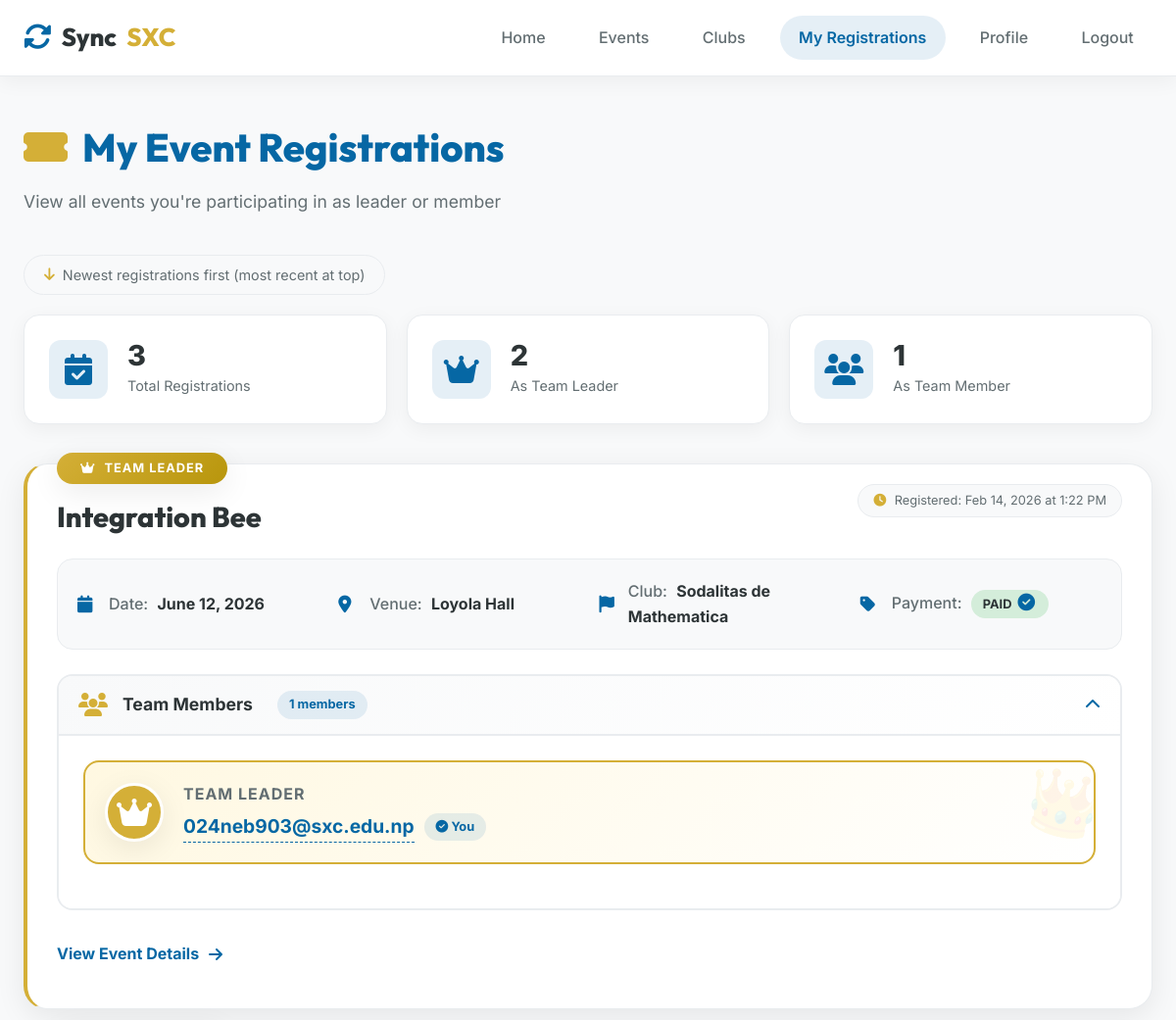
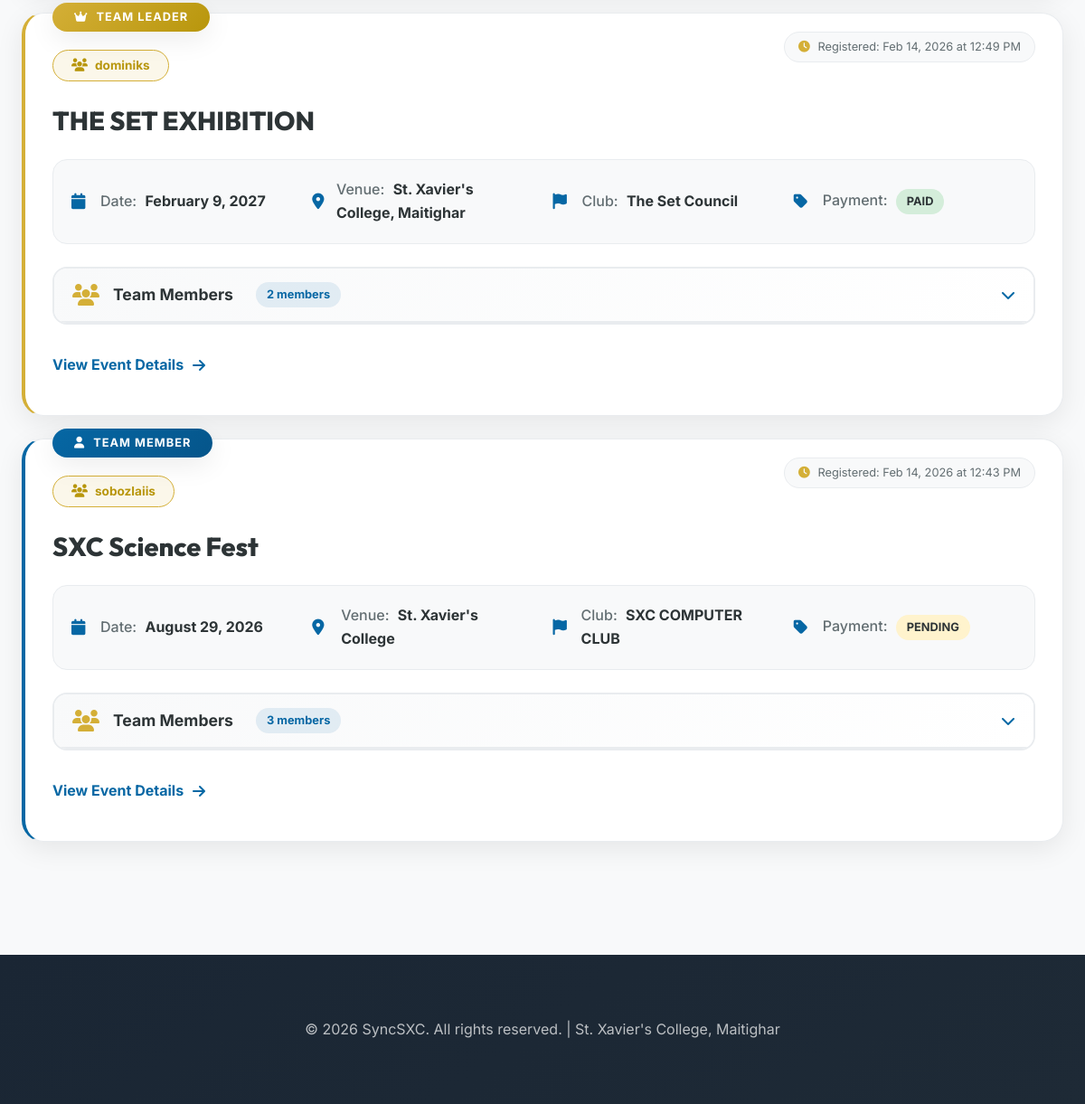
Screenshot of /public/registrations.php (signed in) with the database file from the repository (2 pictures, top to bottom).
### tables this page shows
CREATE TABLE `registrations` (
  `registration_id` int(11) NOT NULL,
  `user_id` int(11) NOT NULL,
  `event_id` int(11) NOT NULL,
  `club_id` int(11) NOT NULL,
  `registration_date` datetime DEFAULT current_timestamp(),
  `status` enum('registered','attended','cancelled','no_show') DEFAULT 'registered',
  `payment_status` enum('pending','paid','free','refunded') DEFAULT 'pending',
  `payment_amount` decimal(10,2) DEFAULT 0.00,
  `team_name` varchar(100) DEFAULT NULL,
  `team_members` longtext DEFAULT NULL CHECK (json_valid(`team_members`)),
  `checked_in_at` datetime DEFAULT NULL,
  `cancelled_at` datetime DEFAULT NULL,
  `cancellation_reason` varchar(255) DEFAULT NULL,
  `notes` text DEFAULT NULL,
  `updated_at` datetime DEFAULT current_timestamp() ON UPDATE current_timestamp()
);

CREATE TABLE `events` (
  `event_id` int(11) NOT NULL,
  `club_id` int(11) NOT NULL,
  `title` varchar(255) NOT NULL,
  `description` text DEFAULT NULL,
  `proposed_date` date DEFAULT NULL COMMENT 'The date requested by the club',
  `real_date` date DEFAULT NULL COMMENT 'The date confirmed by the college admin',
  `venue` varchar(100) DEFAULT 'TBD',
  `is_multistep` tinyint(1) DEFAULT 0 COMMENT '1 if event has sub-categories like Physics, Biology',
  `is_team_event` tinyint(1) DEFAULT 0,
  `min_team_size` int(11) DEFAULT 1,
  `max_team_size` int(11) DEFAULT 1,
  `approval_status` enum('Draft','Pending','Approved','TBD','Rejected') DEFAULT 'Pending',
  `admin_remarks` text DEFAULT NULL,
  `is_published` tinyint(1) DEFAULT 0 COMMENT 'Master switch for visibility on timeline',
  `rulebook_url` varchar(255) DEFAULT NULL,
  `created_at` timestamp NOT NULL DEFAULT current_timestamp(),
  `price` varchar(10) DEFAULT NULL
);

CREATE TABLE `clubs` (
  `id` int(11) NOT NULL,
  `name` varchar(30) NOT NULL,
  `email` varchar(40) NOT NULL,
  `club_code` varchar(10) DEFAULT NULL,
  `description` text DEFAULT NULL,
  `logo_path` varchar(100) DEFAULT NULL
);

### public/registrations.php (the view, shortened to what this page needs)
<?php
require_once '../backend/data.php';
$user_id = $_SESSION['user_id'];
$user_email = $_SESSION['user_email'];
$conn->query("
    UPDATE registrations r
    JOIN events e ON r.event_id = e.event_id
    SET r.payment_status = 'paid'
    WHERE e.price = 0 AND r.payment_status != 'paid'
");
$leader_query = $conn->prepare("
    SELECT r.*,
           e.title,
           e.proposed_date,
           e.venue,
           e.is_team_event,
           e.price,
           c.name as club_name,
           'leader' as member_type
    FROM registrations r
    JOIN events e ON r.event_id = e.event_id
    JOIN clubs c ON r.club_id = c.id
    WHERE r.user_id = ? AND r.status != 'cancelled'
    ORDER BY r.registration_date DESC
");
$leader_query->bind_param("i", $user_id);
$leader_query->execute();
$leader_registrations = $leader_query->get_result();
$member_query = $conn->prepare("
    SELECT r.*,
           e.title,
           e.proposed_date,
           e.venue,
           e.is_team_event,
           e.price,
           c.name as club_name,
           'member' as member_type,
           u.primary_email as leader_email,
           u.id as leader_id
    FROM registrations r
    JOIN events e ON r.event_id = e.event_id
    JOIN clubs c ON r.club_id = c.id
    JOIN users u ON r.user_id = u.id
    WHERE r.team_members IS NOT NULL
      AND JSON_SEARCH(r.team_members, 'one', ?) IS NOT NULL
      AND r.status != 'cancelled'
    ORDER BY r.registration_date DESC
");
$member_query->bind_param("s", $user_email);
$member_query->execute();
$member_registrations = $member_query->get_result();
$all_registrations = [];
while ($row = $leader_registrations->fetch_assoc()) {
    $row['team_members_data'] = json_decode($row['team_members'], true);
    $all_registrations[] = $row;
}
while ($row = $member_registrations->fetch_assoc()) {
    $row['team_members_data'] = json_decode($row['team_members'], true);
    $all_registrations[] = $row;
}
usort($all_registrations, function($a, $b) {
    return strtotime($b['registration_date']) - strtotime($a['registration_date']);
});
?>
<!DOCTYPE html>
<html lang="en">
<head>
    <link rel="stylesheet" href="https://cdnjs.cloudflare.com/ajax/libs/font-awesome/6.4.0/css/all.min.css">
    <link rel="stylesheet" href="../css/registrations.css">
    <link rel="stylesheet" href="../css/global.css">
</head>
<body>
    <nav class="navbar">
        <div class="nav-container">
            <a href="../index.php" class="logo">
                <i class="fas fa-sync-alt"></i>
                Sync<span class="logo-gold">SXC</span>
            </a>
            <div class="nav-links" id="navLinks">
                <a href="../index.php" class="nav-link">Home</a>
                <a href="events.php" class="nav-link">Events</a>
                <a href="clubs.php" class="nav-link">Clubs</a>
                <a href="registrations.php" class="nav-link active">My Registrations</a>
                <a href="profile.php" class="nav-link">Profile</a>
                <a href="../backend/logout.php" class="nav-link">Logout</a>
            </div>
        </div>
    </nav>
    <div class="container">
        <div class="page-header">
            <h1>
                <i class="fas fa-ticket-alt"></i>
                My Event Registrations
            </h1>
            <p>View all events you're participating in as leader or member</p>
        </div>
        <div class="sort-indicator">
            <i class="fas fa-arrow-down"></i>
            <span>Newest registrations first (most recent at top)</span>
        </div>
        <div class="stats-grid">
            <div class="stat-card">
                <div class="stat-icon">
                    <i class="fas fa-calendar-check"></i>
                </div>
                <div class="stat-content">
                    <h3><?php echo count($all_registrations); ?></h3>
                    <p>Total Registrations</p>
                </div>
            </div>
            <div class="stat-card">
                <div class="stat-icon">
                    <i class="fas fa-crown"></i>
                </div>
                <div class="stat-content">
                    <h3>
                        <?php
                        $leader_count = 0;
                        foreach ($all_registrations as $reg) {
                            if ($reg['member_type'] === 'leader') $leader_count++;
                        }
                        echo $leader_count;
                        ?>
                    </h3>
                    <p>As Team Leader</p>
                </div>
            </div>
            <div class="stat-card">
                <div class="stat-icon">
                    <i class="fas fa-users"></i>
                </div>
                <div class="stat-content">
                    <h3><?php echo count($all_registrations) - $leader_count; ?></h3>
                    <p>As Team Member</p>
                </div>
            </div>
        </div>
        <?php if (empty($all_registrations)): ?>
            <div class="empty-state">
                <i class="fas fa-calendar-times"></i>
                <h3>No Registrations Yet</h3>
                <p>You haven't registered for any events or been added to any teams.</p>
                <a href="events.php" class="btn btn-primary">
                    <i class="fas fa-calendar-alt"></i> Browse Events
                </a>
            </div>
        <?php else: ?>
            <?php foreach ($all_registrations as $index => $reg): ?>
                <div class="registration-card <?php echo $reg['member_type']; ?>-card" style="animation-delay: <?php echo $index * 0.1; ?>s">
                    <span class="role-badge <?php echo $reg['member_type']; ?>">
                        <i class="fas fa-<?php echo $reg['member_type'] === 'leader' ? 'crown' : 'user'; ?>"></i>
                        Team <?php echo $reg['member_type'] === 'leader' ? 'Leader' : 'Member'; ?>
                    </span>
                    <div class="registration-date-badge">
                        <i class="fas fa-clock"></i>
                        Registered: <?php echo date('M d, Y \a\t g:i A', strtotime($reg['registration_date'])); ?>
                    </div>
                    <?php if ($reg['team_name']): ?>
                        <span class="team-badge">
                            <i class="fas fa-users"></i>
                            <?php echo htmlspecialchars($reg['team_name']); ?>
                        </span>
                    <?php endif; ?>
                    <h2 class="event-title"><?php echo htmlspecialchars($reg['title']); ?></h2>
                    <div class="info-grid">
                        <div class="info-item">
                            <i class="fas fa-calendar"></i>
                            <span>Date: <strong><?php echo date('F j, Y', strtotime($reg['proposed_date'])); ?></strong></span>
                        </div>
                        <div class="info-item">
                            <i class="fas fa-map-marker-alt"></i>
                            <span>Venue: <strong><?php echo htmlspecialchars($reg['venue']); ?></strong></span>
                        </div>
                        <div class="info-item">
                            <i class="fas fa-flag"></i>
                            <span>Club: <strong><?php echo htmlspecialchars($reg['club_name']); ?></strong></span>
                        </div>
                        <div class="info-item">
                            <i class="fas fa-tag"></i>
                            <span>Payment:
                                <strong class="payment-status status-<?php echo $reg['payment_status']; ?>">
                                    <?php echo ucfirst($reg['payment_status']); ?>
                                    <?php if ($reg['price'] == 0 && $reg['payment_status'] == 'paid'): ?>
                                        <i class="fas fa-check-circle" style="margin-left: 3px;"></i>
                                    <?php endif; ?>
                                </strong>
                            </span>
                        </div>
                    </div>
                    <?php if ($reg['team_members_data'] || $reg['member_type'] === 'leader'): ?>
                        <details class="team-section" <?php echo $index === 0 ? 'open' : ''; ?>>
                            <summary class="team-header">
                                <div class="team-header-left">
                                    <i class="fas fa-users"></i>
                                    <h4>Team Members</h4>
                                    <span><?php echo ($reg['team_members_data'] ? count($reg['team_members_data']) : 0) + 1; ?> members</span>
                                </div>
                                <i class="fas fa-chevron-down"></i>
                            </summary>
                            <div class="team-content">
                                <div class="team-leader-card" onclick="window.location.href='profile.php?uid=<?php echo $reg['member_type'] === 'leader' ? $user_id : $reg['leader_id']; ?>'">
                                    <div class="leader-avatar">
                                        <i class="fas fa-crown"></i>
                                    </div>
                                    <div class="leader-info">
                                        <h5>Team Leader</h5>
                                        <p>
                                            <?php
                                            if ($reg['member_type'] === 'leader') {
                                                echo '<span class="leader-email-link">' . htmlspecialchars($user_email) . '</span>';
                                                echo ' <span class="current-user-badge"><i class="fas fa-check-circle"></i> You</span>';
                                            } else {
                                                echo '<span class="leader-email-link">' . htmlspecialchars($reg['leader_email']) . '</span>';
                                                if ($reg['leader_email'] === $user_email) {
                                                    echo ' <span class="current-user-badge"><i class="fas fa-check-circle"></i> You</span>';
                                                }
                                            }
                                            ?>
                                        </p>
                                    </div>
                                </div>
                            </div>
                        </details>
                    <?php endif; ?>
                    <a href="event-details.php?id=<?php echo $reg['event_id']; ?>" class="view-link">
                        View Event Details <i class="fas fa-arrow-right"></i>
                    </a>
                </div>
            <?php endforeach; ?>
        <?php endif; ?>
    </div>
    <footer class="footer">
        <div class="container">
            <div class="footer-content">
                <p>&copy; <?php echo date('Y'); ?> SyncSXC. All rights reserved. | St. Xavier's College, Maitighar</p>
            </div>
        </div>
    </footer>
</body>
</html>

### css/global.css (style rules this page uses)
* { margin: 0; padding: 0; box-sizing: border-box; }
:root { --sxc-maroon: #0667A4; --sxc-maroon-dark: #05558a; --sxc-maroon-light: rgba(6, 103, 164, 0.1); --sxc-maroon-soft: rgba(6, 103, 164, 0.05); --sxc-gold: #d4af37; --sxc-gold-dark: #b8960c; --sxc-gold-light: rgba(212, 175, 55, 0.1); --sxc-gold-soft: rgba(212, 175, 55, 0.05); --white: #ffffff; --bg-light: #f8f9fa; --bg-dark: #1a2634; --text-dark: #2d3436; --text-muted: #636e72; --text-light: #7f8c8d; --border-light: #e9ecef; --border-dark: #dee2e6; --shadow-sm: 0 5px 20px rgba(0,0,0,0.05); --shadow-md: 0 8px 30px rgba(0,0,0,0.08); --shadow-lg: 0 15px 40px rgba(0,0,0,0.12); --shadow-hover: 0 20px 50px rgba(6, 103, 164, 0.15); --transition-fast: all 0.2s ease; --transition-base: all 0.3s ease; --transition-slow: all 0.5s ease; --radius-sm: 8px; --radius-md: 12px; --radius-lg: 16px; --radius-xl: 24px; --radius-full: 9999px; --font-primary: 'Inter', sans-serif; --font-heading: 'Outfit', sans-serif; --container-max: 1280px; --container-padding: 24px; }

### rows the page displays
registrations: shows "LEADER", registration_date "Feb 14, 2026 at 1:22 PM", event.title "Integration Bee", event.proposed_date "June 12, 2026", event.venue "Loyola Hall", club.name "Sodalitas de Mathematica", payment_status "PAID", team_members_data "1"
registrations: shows "LEADER", registration_date "Feb 14, 2026 at 12:49 PM", team_name "dominiks", event.title "THE SET EXHIBITION", event.proposed_date "February 9, 2027", event.venue "St. Xavier's College, Maitighar", club.name "The Set Council", payment_status "PAID", team_members_data "2"
registrations: shows "MEMBER", registration_date "Feb 14, 2026 at 12:43 PM", team_name "sobozlaiis", event.title "SXC Science Fest", event.proposed_date "August 29, 2026", event.venue "St. Xavier's College", club.name "SXC COMPUTER CLUB", payment_status "PENDING", team_members_data "3"

### other values shown
count($all_registrations) "3"
$leader_count "2"
count($all_registrations) - $leader_count "1"
